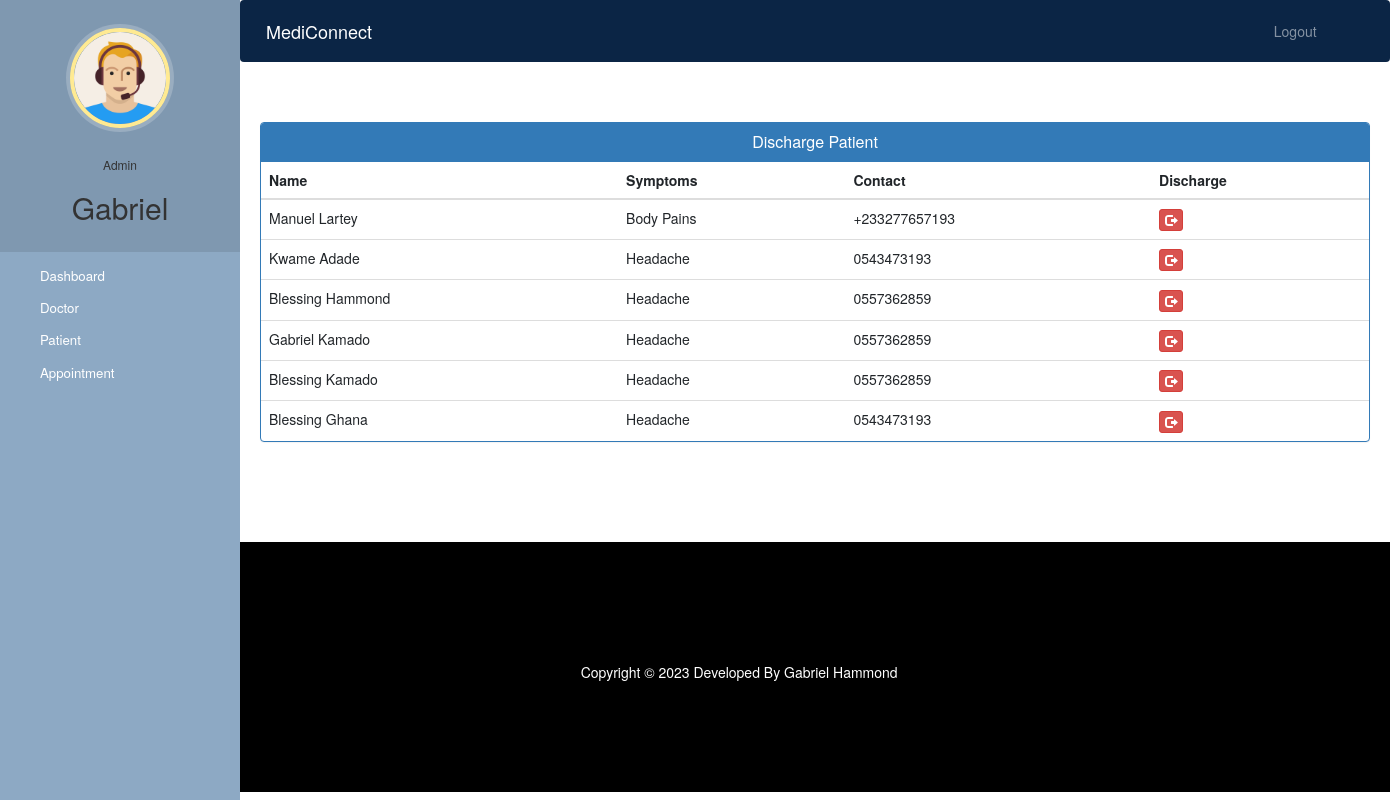
Page /admin-discharge-patient (signed in) on the earlier database version.
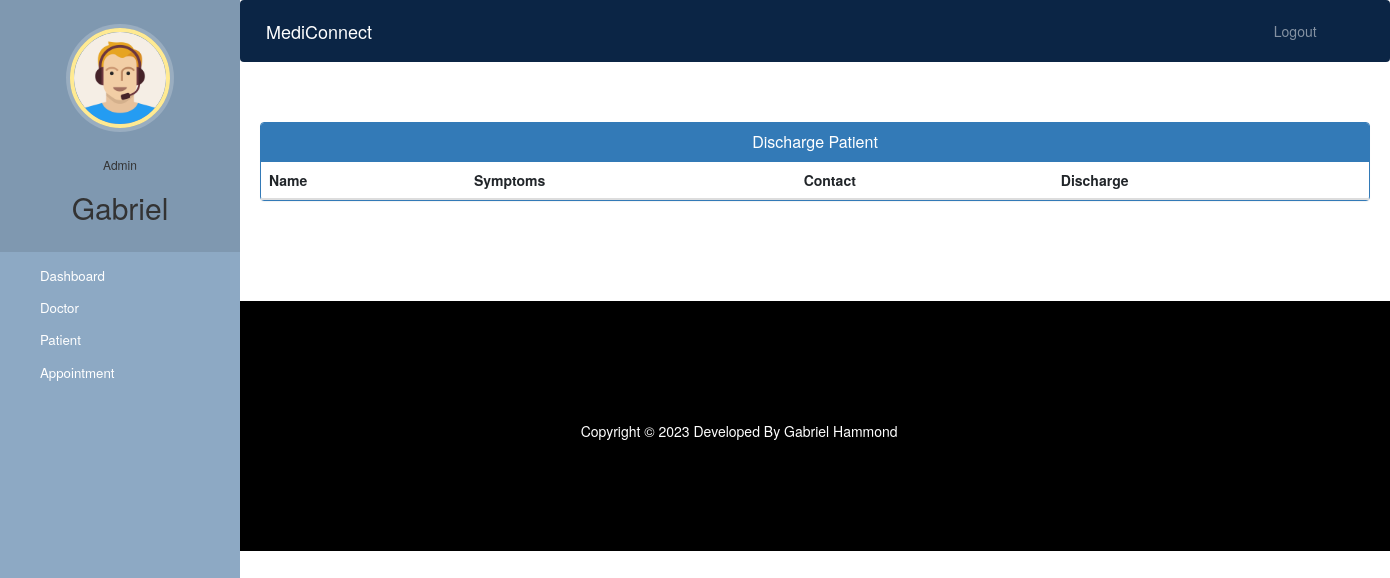
Same page on the later database version.
### hospital/models.py (models this page shows, shortened)
class Patient(models.Model):
    user=models.OneToOneField(User,on_delete=models.CASCADE)
    profile_pic= models.ImageField(upload_to='profile_pic/PatientProfilePic/',null=True, blank=True)
    address = models.CharField(max_length=40)
    mobile = models.CharField(max_length=20,null=False)
    symptoms = models.CharField(max_length=100,null=False)
    assignedDoctorId = models.PositiveIntegerField(null=True)
    admitDate=models.DateField(auto_now=True)
    status=models.BooleanField(default=False)
    @property
    def get_name(self):
        return self.user.first_name+" "+self.user.last_name

### hospital/views.py (the view)
# urls.py: path('admin-discharge-patient', views.admin_discharge_patient_view,
@login_required(login_url='adminlogin')
@user_passes_test(is_admin)
def admin_discharge_patient_view(request):
    patients=models.Patient.objects.all().filter(status=True)
    return render(request,'hospital/admin_discharge_patient.html',{'patients':patients})

### hospital/views.py (called while the page is built)
def is_admin(user):
    return user.groups.filter(name='ADMIN').exists()

### templates/hospital/admin_discharge_patient.html (shortened to what this page needs)
{% extends 'hospital/admin_base.html' %}
{% block content %}
<head>
  <link href="//netdna.bootstrapcdn.com/bootstrap/3.0.0/css/bootstrap.min.css" rel="stylesheet" id="bootstrap-css">
</head>
<div class="container">
  <div class="panel panel-primary">
    <div class="panel-heading">
      <h6 class="panel-title">Discharge Patient</h6>
    </div>
    <table class="table table-hover" id="dev-table">
      <thead>
        <tr>
          <th>Name</th>
          <th>Symptoms</th>
          <th>Contact</th>
          <th>Discharge</th>
        </tr>
      </thead>
      {% for p in patients %}
      <tr>
        <td> {{p.get_name}}</td>
        <td>{{p.symptoms}}</td>
        <td>{{p.mobile}}</td>
        <td><a class="btn btn-danger btn-xs" href="{% url 'discharge-patient' p.id  %}"><span class="glyphicon glyphicon-log-out"></span></a></td>
      </tr>
      {% endfor %}
    </table>
  </div>
</div>
{% endblock content %}

Differences in the rows shown:
removed Patient: get_name "Manuel Lartey", symptoms "Body Pains", mobile "+233277657193"
removed Patient: get_name "Kwame Adade", symptoms "Headache", mobile "0543473193"
removed Patient: get_name "Blessing Hammond", symptoms "Headache", mobile "0557362859"
removed Patient: get_name "Gabriel Kamado", symptoms "Headache", mobile "0557362859"
removed Patient: get_name "Blessing Kamado", symptoms "Headache", mobile "0557362859"
removed Patient: get_name "Blessing Ghana", symptoms "Headache", mobile "0543473193"
